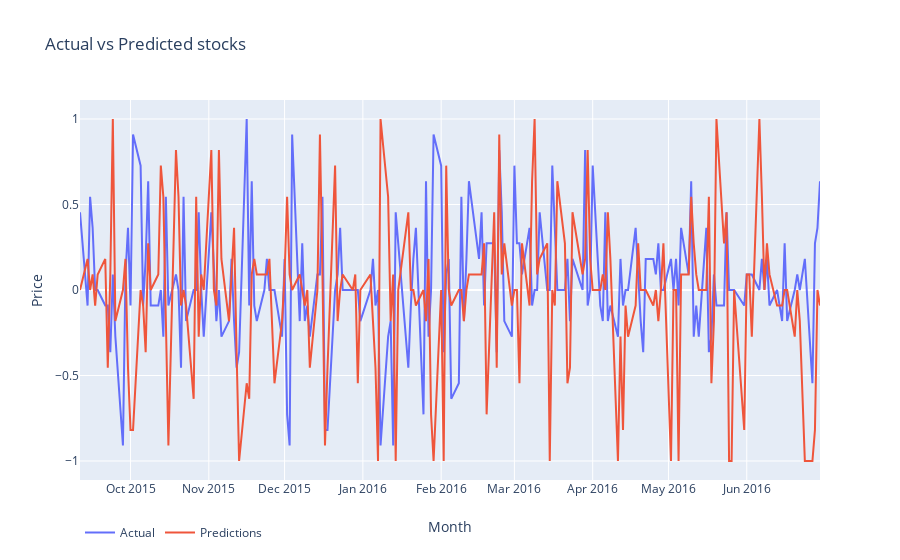

Notebook code cell kept with this figure:
### Code cell
plt_data = []
plt_data.append(go.Scatter(
    x = plot_df.index.values,
    y = plot_df['Actual'].values,
    name = 'Actual'
))
plt_data.append(go.Scatter(
    x = plot_df.index.values,
    y = plot_df['Predictions'].values,
    name = 'Predictions'
))
layout = go.Layout(dict(title = 'Actual vs Predicted stocks',
                       xaxis = dict(title = 'Month'),
                       yaxis = dict(title = 'Price'),
                       ), legend = dict(orientation = 'h'))
py.iplot(dict(data=plt_data, layout=layout), filename='basic-line')

### Figure 1 — Plotly figure (JSON) as saved in the notebook; plotly's stock layout.template omitted (floating-point values rounded to 4 significant figures; data arrays with more than 128 entries replaced by an {"elided": "..."} marker saying what was removed)
{"data": [{"name": "Actual", "type": "scatter", "x": {"elided": "203 str values"}, "y": {"elided": "203 float values"}}, {"name": "Predictions", "type": "scatter", "x": {"elided": "203 str values"}, "y": {"elided": "203 float values"}}], "layout": {"legend": {"orientation": "h"}, "title": {"text": "Actual vs Predicted stocks"}, "xaxis": {"title": {"text": "Month"}}, "yaxis": {"title": {"text": "Price"}}}}
